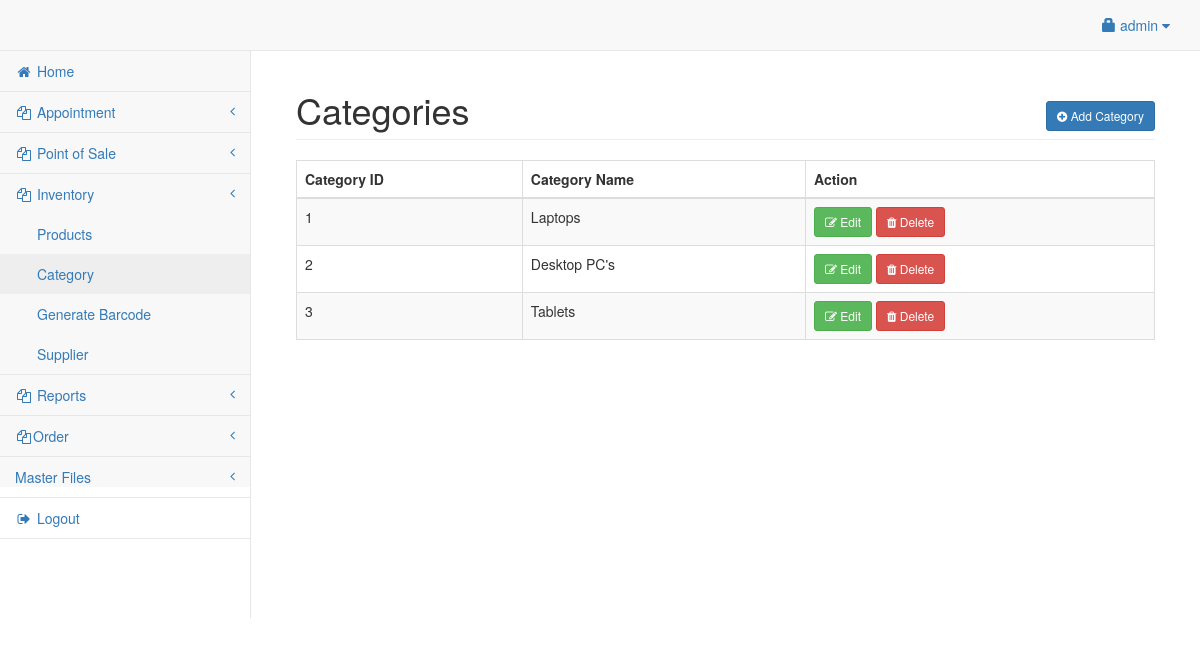
The app's page /admin/category.php (signed in), older data.
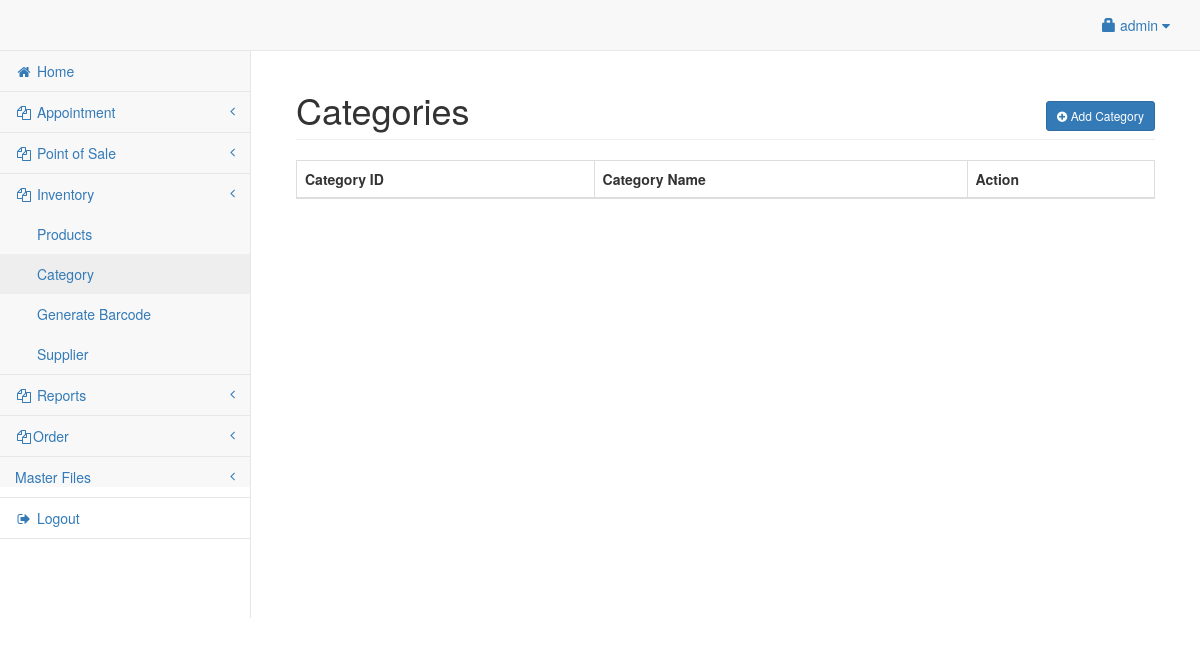
The same page, newer data.
### tables this page shows
CREATE TABLE `category` (
  `categoryid` int(11) NOT NULL,
  `category_name` varchar(30) NOT NULL
);

### admin/category.php (the view, shortened to what this page needs)
<?php include('header.php'); ?>
<body>
<div id="wrapper">
<?php include('navbar.php'); ?>
<div style="height:50px;"></div>
<div id="page-wrapper">
<div class="container-fluid">
	<div class="row">
        <div class="col-lg-12">
            <h1 class="page-header">Categories
				<span class="pull-right">
					<button class="btn btn-primary btn-sm" data-toggle="modal" data-target="#addcategory"><i class="fa fa-plus-circle"></i> Add Category</button>
				</span>
			</h1>
        </div>
    </div>
    <div class="row">
        <div class="col-lg-12">
            <table width="100%" class="table table-striped table-bordered table-hover" id="supTable">
                <thead>
                    <tr>
                        <th>Category ID</th>
						<th>Category Name</th>
						<th>Action</th>
                    </tr>
                </thead>
                <tbody>
				<?php
					$sq=mysqli_query($conn,"select * from category");
					while($sqrow=mysqli_fetch_array($sq)){
					?>
						<tr>
							<td><?php echo $sqrow['categoryid']; ?></td>
							<td><?php echo $sqrow['category_name']; ?></td>
							<td>
								<button class="btn btn-success btn-sm" data-toggle="modal" data-target="#edit_<?php echo  $sqrow['categoryid']; ?>"><i class="fa fa-edit"></i> Edit</button>
								<button class="btn btn-danger btn-sm" data-toggle="modal" data-target="#del_<?php echo $sqrow['categoryid']; ?>"><i class="fa fa-trash"></i> Delete</button>
							</td>
						</tr>
					<?php
					}
				?>
                </tbody>
            </table>
        </div>
    </div>
</div>
</div>
</div>
</body>
</html>

Row changes from the older to the newer data that the page shows:
removed category: categoryid "1", category_name "Laptops"
removed category: categoryid "2", category_name "Desktop PC's"
removed category: categoryid "3", category_name "Tablets"
